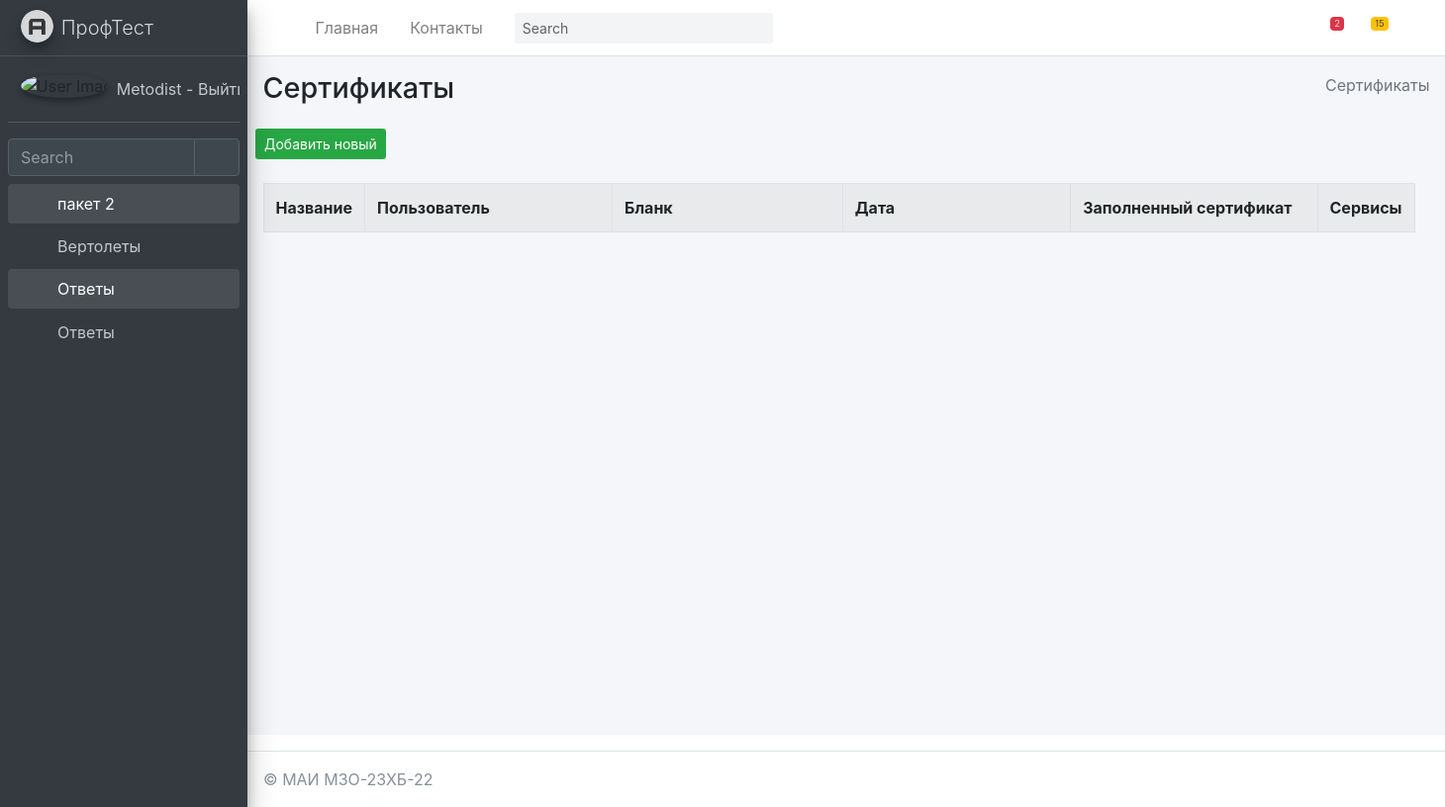
The page /testik/Sertif/ (signed in) on the database as committed earlier.
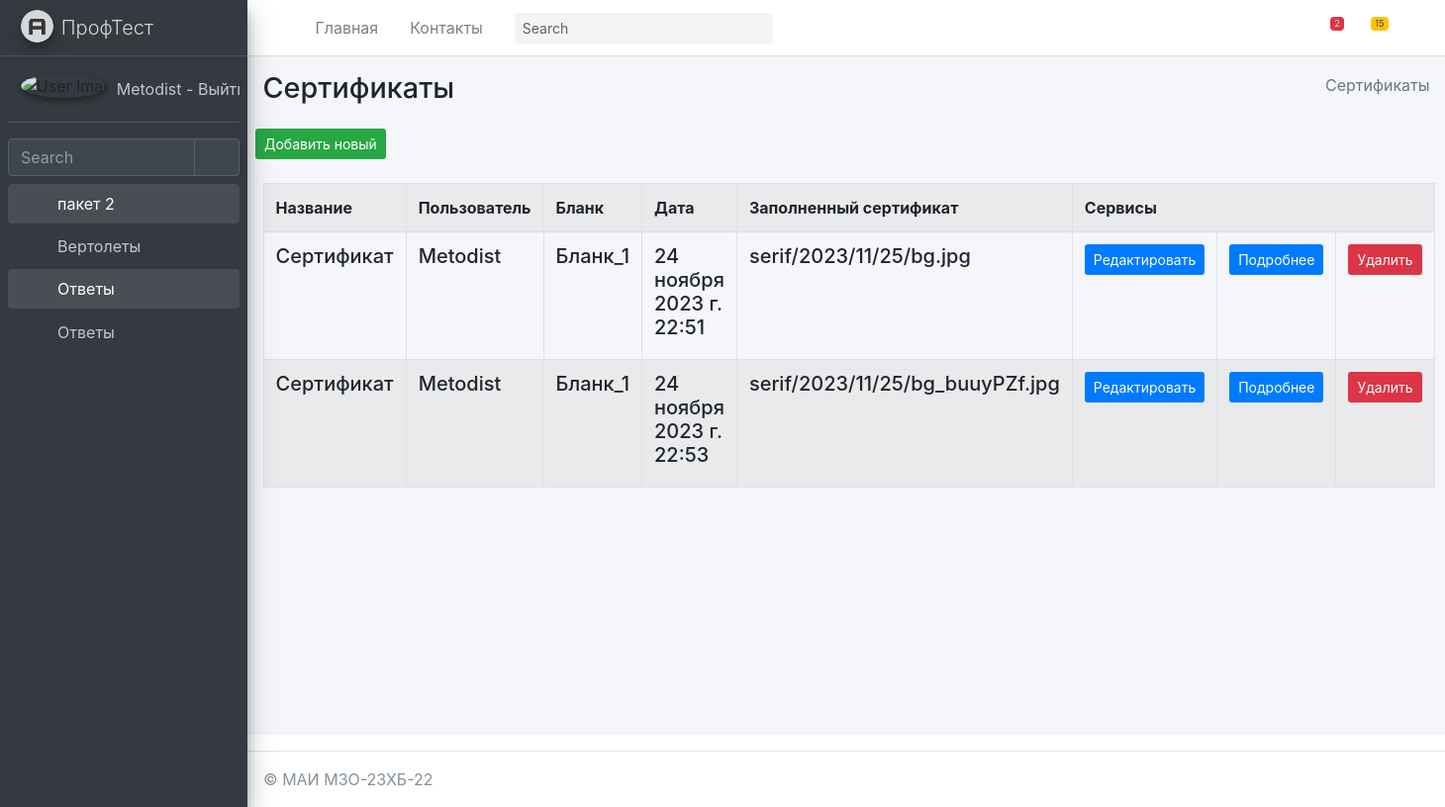
The same page on the database as committed later.
### mysite/testik/models.py (models this page shows, shortened)
class Sertif(models.Model):
    title = models.TextField(max_length=50, verbose_name="Название")
    users = models.ForeignKey(User, on_delete=models.PROTECT, verbose_name="Пользователь", related_name="SertifUser")
    blank = models.ForeignKey(Blank, on_delete=models.PROTECT, verbose_name="Бланк", related_name="BlankSertif")
    date = models.DateTimeField(auto_now_add=True, verbose_name="Дата")
    filled_sertif = models.ImageField(upload_to='serif/%Y/%m/%d', blank=True, verbose_name="Заполненный сертификат")
    class Meta:
        ordering = ["-title"]
        verbose_name = "Сертификат"
        verbose_name_plural = "Сертификаты"

### mysite/anketa/models.py (models this page shows, shortened)
class Blank(models.Model):
    title = models.TextField(max_length=50, verbose_name="Название")
    image_full = models.ImageField(upload_to='blank/%Y/%m/%d', blank=True, verbose_name="Изображение")
    image_one = models.ImageField(upload_to='blank/%Y/%m/%d', blank=True, verbose_name="Изображение")
    class Meta:
        ordering = ["-title"]
        verbose_name = "Бланк"
        verbose_name_plural = "Бланки"
    def __str__(self):
        return self.title

### mysite/testik/views.py (the view)
# urls.py: path('Sertif/', SertifView.as_view(), name='Sertif'),
@method_decorator(login_required(login_url='/login/'), name='dispatch')
class SertifView(ListView):
	model = Sertif
	context_object_name = 'Sertif_list'
	success_url = reverse_lazy('testik:SertifView')
	paginate_by = item_for_page
	def get_context_data(self, *, object_list=None, **kwargs):
		context = super(SertifView,self).get_context_data(**kwargs)
		context['sometry'] = self.model._meta.verbose_name_plural
		context['col1name'] = self.model._meta.get_field("title").verbose_name
		context['col2name'] = self.model._meta.get_field("users").verbose_name
		context['col3name'] = self.model._meta.get_field("blank").verbose_name
		context['col4name'] = self.model._meta.get_field("date").verbose_name
		context['col5name'] = self.model._meta.get_field("filled_sertif").verbose_name
		context['collastname'] = 'Cервисы'
		return context

### mysite/testik/templates/testik/sertif_list.html (shortened to what this page needs)
{% extends "testik/base.html" %}
{% block content %}
{% load testik_tags %}
<div class="content-wrapper">
    {% block sidebar %}
    {% include 'testik/includes/_breadcrumb.html' %}
    {% endblock %}
    <section class="content">
        <button class="btn bg-success btn-sm">
            <a href="{% url 'testik:SertifCreate' %}" class=''>
                Добавить новый
            </a>
        </button>
        <br><br>
        <div class="container-fluid row">
            <div class="col-md-12">
                <table class="table table-striped table-bordered ">
                    <tr>
                        <th class="w-10">{{ col1name }}</th>
                        <th class="w-25">{{ col2name }}</th>
                        <th class="w-25">{{ col3name }}</th>
                        <th class="w-25">{{ col4name }}</th>
                        <th class="w-25">{{ col5name }}</th>
                        <th colspan="3">Сервисы</th>
                    </tr>
                    {% for item in Sertif_list %}
                    <tr>
                        <td>
                            <h5 class="testikd-title">
                                {{ item.title }}
                            </h5>
                        </td>
                        <td>
                            <h5 class="testikd-title">
                                {{ item.users }}
                            </h5>
                        </td>
                        <td>
                            <h5 class="testikd-title">
                                {{ item.blank }}
                            </h5>
                        </td>
                        <td>
                            <h5 class="testikd-title">
                                {{ item.date }}
                            </h5>
                        </td>
                        <td>
                            <h5 class="testikd-title">
                                {{ item.filled_sertif }}
                            </h5>
                        </td>
                        <td>
                            <button class="btn bg-primary  btn-sm">
                                <a href="{% url 'testik:SertifUpdate' item.pk %}">Редактировать</a>
                            </button>
                        </td>
                        <td>
                            <button class="btn bg-primary  btn-sm">
                                <a href="{% url 'testik:SertifDetail' item.pk %}">Подробнее</a>
                            </button>
                        </td>
                        <td>
                            <button class="btn bg-danger  btn-sm" >
                                <a href="{% url 'testik:SertifDelete' item.pk %}">Удалить</a>
                            </button>
                        </td>
                    </tr>
                    {% endfor %}
                </table>
            </div>
        </div>
    </section>
</div>
{% endblock %}

### mysite/templates/includes/full_sidebar.html
<aside class="main-sidebar sidebar-dark-primary elevation-4">
    <a href="/" class="brand-link">
        <img src="{{ ASSETS_ROOT }}/img/AdminLTELogo.png" alt="AdminLTE Logo" class="brand-image img-circle elevation-3"
             style="opacity: .8">
        <span class="brand-text font-weight-light">ПрофТест</span>
    </a>
    <div class="sidebar">
        <div class="user-panel mt-3 pb-3 mb-3 d-flex">
            <div class="image">
                <img src="{{ ASSETS_ROOT }}/img/user2-160x160.jpg" class="img-circle elevation-2" alt="User Image">
            </div>
            <div class="info">
                <a href="{% url 'logout' %}" class="d-block">
                    {{ request.user.username }} - Выйти2
                </a>
            </div>
        </div>
        <div class="form-inline">
            <div class="input-group" data-widget="sidebar-search">
                <input class="form-control form-control-sidebar" type="search" placeholder="Search" aria-label="Search">
                <div class="input-group-append">
                    <button class="btn btn-sidebar">
                        <i class="fas fa-search fa-fw"></i>
                    </button>
                </div>
            </div>
        </div>
        <nav class="mt-2">
            <ul class="nav nav-pills nav-sidebar flex-column" data-widget="treeview" role="menu" data-accordion="false">
                {% for item1 in SIDEBAR %}
                    <li class="nav-item {% if 'children' in item1 %} has-treeview menu-is-opening menu-open {% endif %}">
                    <a href="{% if 'children' in item1 %}#{% else %}{{ item1.url }}{% endif %}" class="nav-link">
                        <i class="nav-icon fas fa-circle {{ item1.color }}"></i>
                        <p>
                            {{ item1.name }}
                            {% if 'children' in item1 %}<i class="right fas fa-angle-left"></i>{% endif %}
                        </p>
                    </a>
                    <ul class="nav nav-treeview">
                    {% if 'children' in item1 %}
                        {% for item2 in item1.children %}
                            <li class="nav-item">
                                <a href="{{ item2.url }}" class="nav-link">
                                    <i class="far fa-circle nav-icon"></i>
                                    <p>{{ item2.name }}</p>
                                </a>
                            </li>
                        {% endfor %}
                    {% endif %}
                    </ul>
                    </li>
                {% endfor %}
            </ul>
        </nav>
    </div>
</aside>

Rows that differ between the two databases and show on the page:
added Sertif: title "Сертификат", users "Metodist", blank "Бланк_1", date "24 ноября 2023 г. 22:51", filled_sertif "serif/2023/11/25/bg.jpg"
added Sertif: title "Сертификат", users "Metodist", blank "Бланк_1", date "24 ноября 2023 г. 22:53", filled_sertif "serif/2023/11/25/bg_buuyPZf.jpg"
